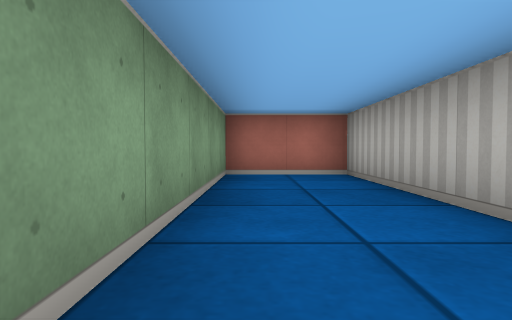
view 1 (above)

16 first-person views from a walk through a cub3D ray-caster map. The camera is about half as high as the walls, tilts 2° down and sees 75° across. The floor is counted in squares. Each view is taken from the middle of a square. On the plan, view 1 faces up. The plan holds only what a view shows up to about 9 squares ahead; the rest is blank.

view 2
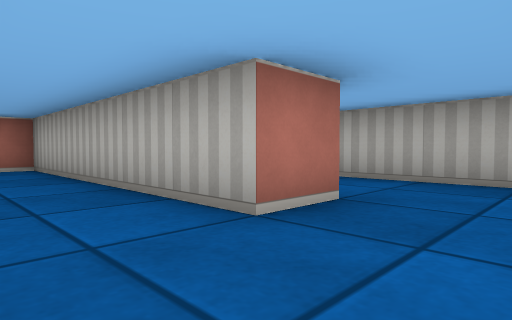

view 3
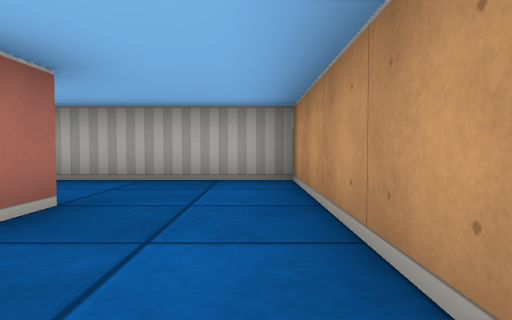

view 4
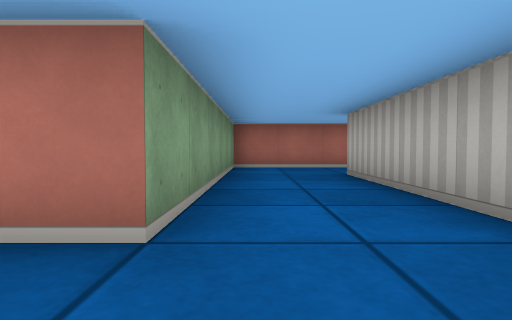

view 5
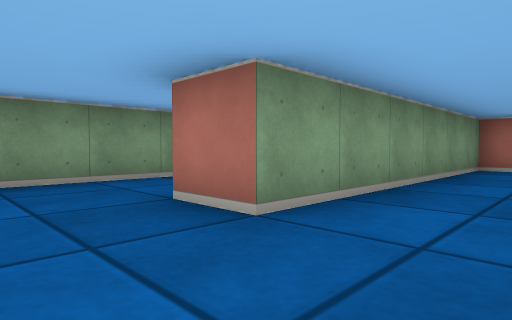

view 6
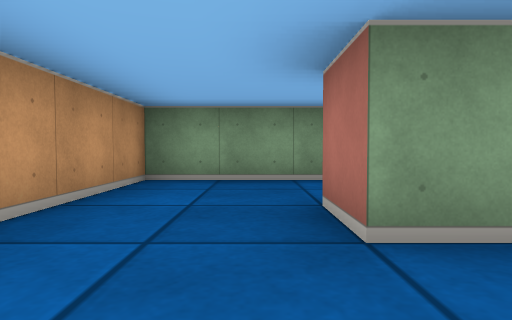

view 7
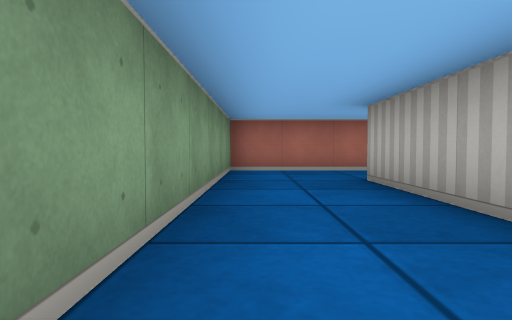

view 8
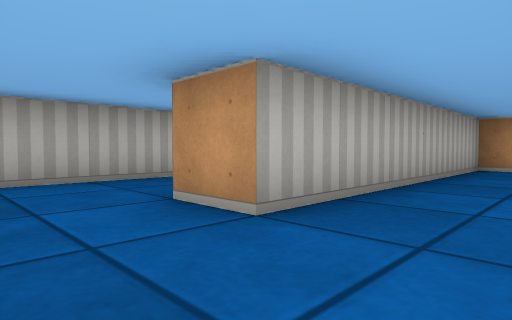

view 9
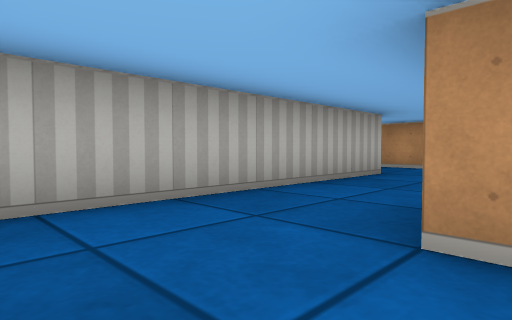

view 10
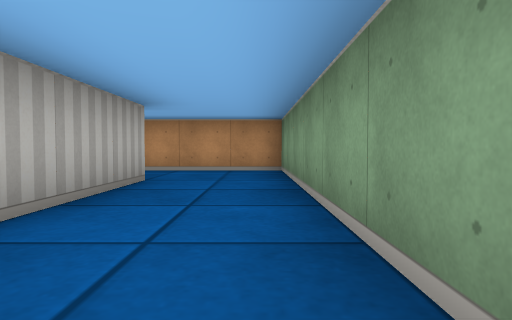

view 11
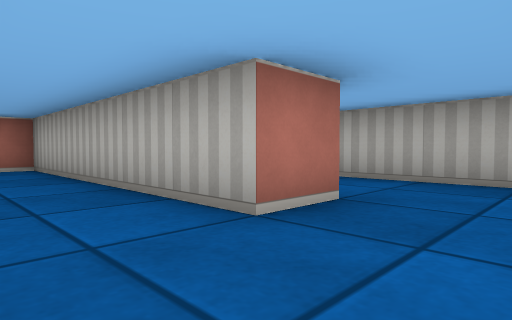

view 12
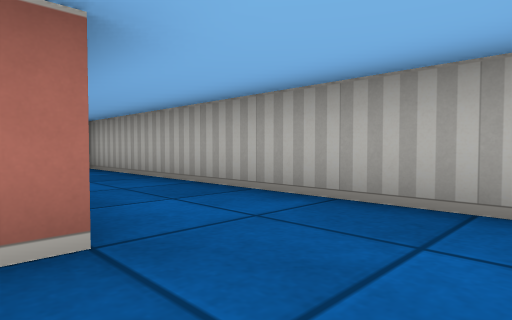

view 13
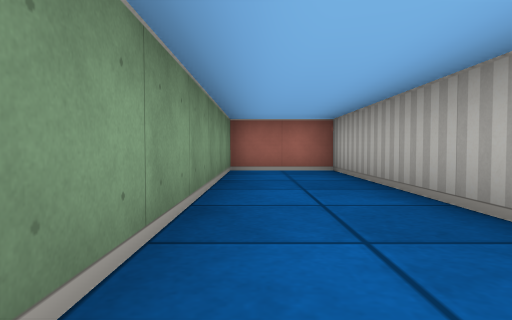

view 14
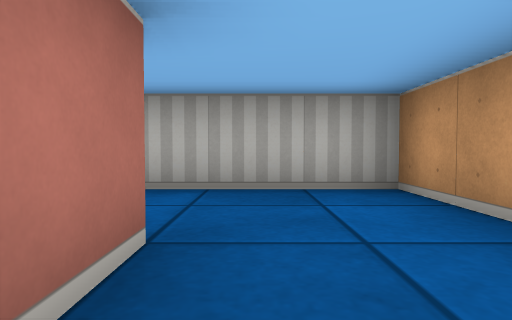

view 15
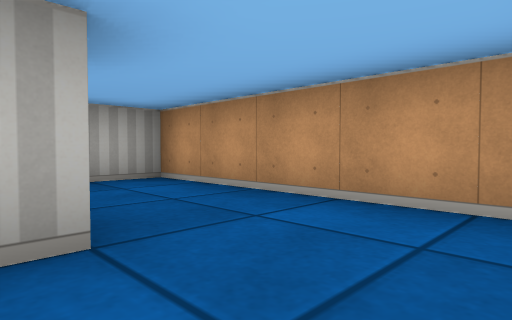

view 16
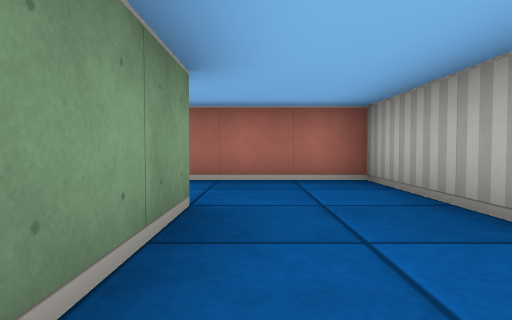

### Floor plan
Points are (right, up) in squares from view 1. A wall is a line through its corners. A room is listed if a view was taken in it or the views show most of it. See-through windows are left out.
Room 1 (views 1, 2, 3)
walls: (2.5, -0.5) (1.5, -0.5) (1.5, 5.5) (-0.5, 5.5) (-0.5, -2.5) (2.5, -2.5)
ways out: opening at (2, -1.5) to room 2
Room 2 (views 4, 5, 6, 7, 8, 9)
walls: (5.5, 5.5) (2.5, 5.5) (2.5, -0.5); (2.5, -2.5) (4.5, -2.5) (4.5, 3.5) (5.5, 3.5)
ways out: opening at (2, -1.5) to room 1; opening at (5, 4.5) to room 3
Room 3 (views 10, 11, 12, 14, 15, 16)
walls: (8.5, -0.5) (7.5, -0.5) (7.5, 5.5) (5.5, 5.5); (5.5, 3.5) (5.5, -2.5) (8.5, -2.5)
ways out: opening at (5, 4.5) to room 2; opening at (8, -1.5) to room 4
Room 4 (view 13)
walls: (8.5, -2.5) (10.5, -2.5) (10.5, 5.5) (8.5, 5.5) (8.5, -0.5)
ways out: opening at (8, -1.5) to room 3

Positions as (right, up) in squares from view 1, and headings:
1: (0, 0), facing up
2: (0, -2), facing up-right
3: (0, -2), facing right
4: (3, -2), facing up
5: (4, -2), facing up-left
6: (4, -1), facing left
7: (3, -1), facing up
8: (3, 5), facing down-right
9: (5, 5), facing down-right
10: (6, 4), facing down
11: (6, -2), facing up-right
12: (8, -2), facing up-right
13: (9, -1), facing up
14: (7, -1), facing right
15: (6, 0), facing down-right
16: (6, 1), facing up
